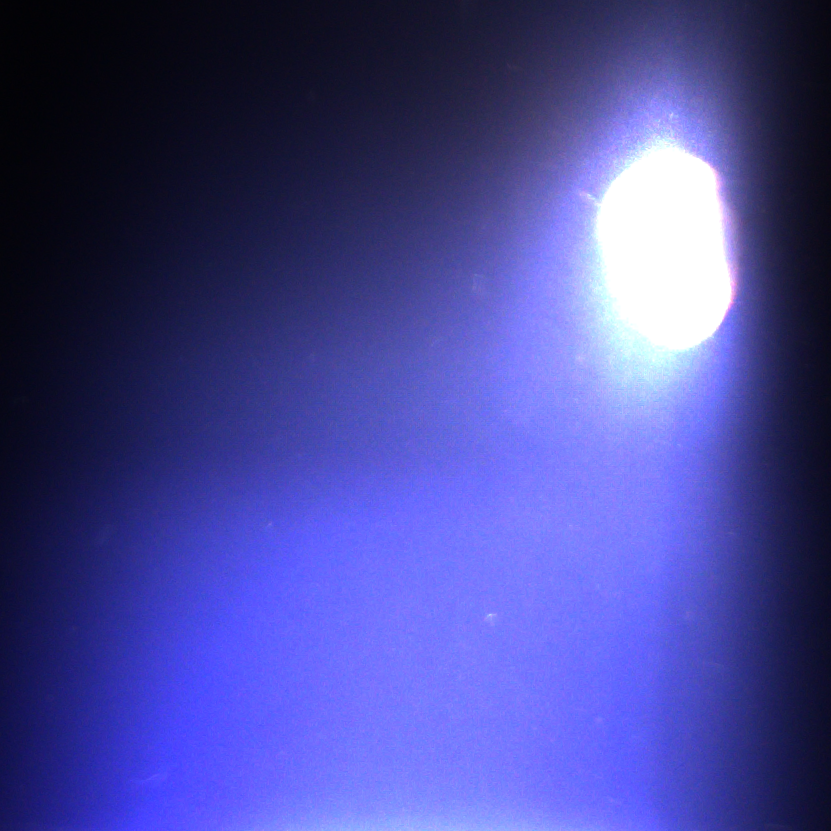
#> input picture Datasets/0degree_notResized/134/20220425_143628.png, 831 x 831 px, found by its file name
$ jupyter execute --allow-errors TestGrabCut.ipynb
#> lines starting #> are read from the running program, lines starting #| are printed output that depends on the picture
[cell 1]
import numpy as np
import cv2 as cv
from matplotlib import pyplot as plt
from google.colab.patches import cv2_imshow

[cell 2]
img = cv.imread('/content/20220425_143628.png')
#> img is the input picture: shape (831, 831, 3); mean B, G, R 152.2, 72.2, 71.7
#cv2_imshow(img)
plt.imshow(img),plt.colorbar(),plt.show()
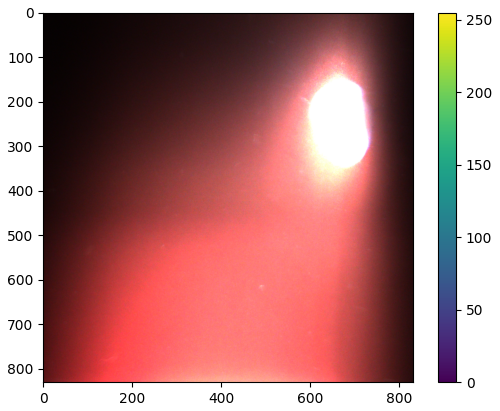
#> figure drawn by matplotlib, 2 panels; B, G, R data is drawn as R, G, B

[cell 3]
cropped_image = img[1000:2800, 1700:3000]
#> cropped_image = empty array
#cv2_imshow(cropped_image)
#> (the rest of this cell did not finish here and is left out)

[cell 4]
scale_percent = 50
width = int(cropped_image.shape[1] * scale_percent / 100)
#> width = 0
height = int(cropped_image.shape[0] * scale_percent / 100)
#> height = 0

dsize = (width, height)
#> dsize = (0, 0)
#> (the rest of this cell did not finish here and is left out)

[cell 5]
image = cropped_image
#> image = empty array
mask = np.zeros(image.shape[:2],np.uint8)
#> mask = empty array
bgdModel = np.zeros((1,65),np.float64)
fgdModel = np.zeros((1,65),np.float64)
rect = (200,400,800,1200)
#> (the rest of this cell did not finish here and is left out)


$ run again, with Datasets/0degree_notResized/134/20220425_143638.png copied over Datasets/0degree_notResized/134/20220425_143628.png
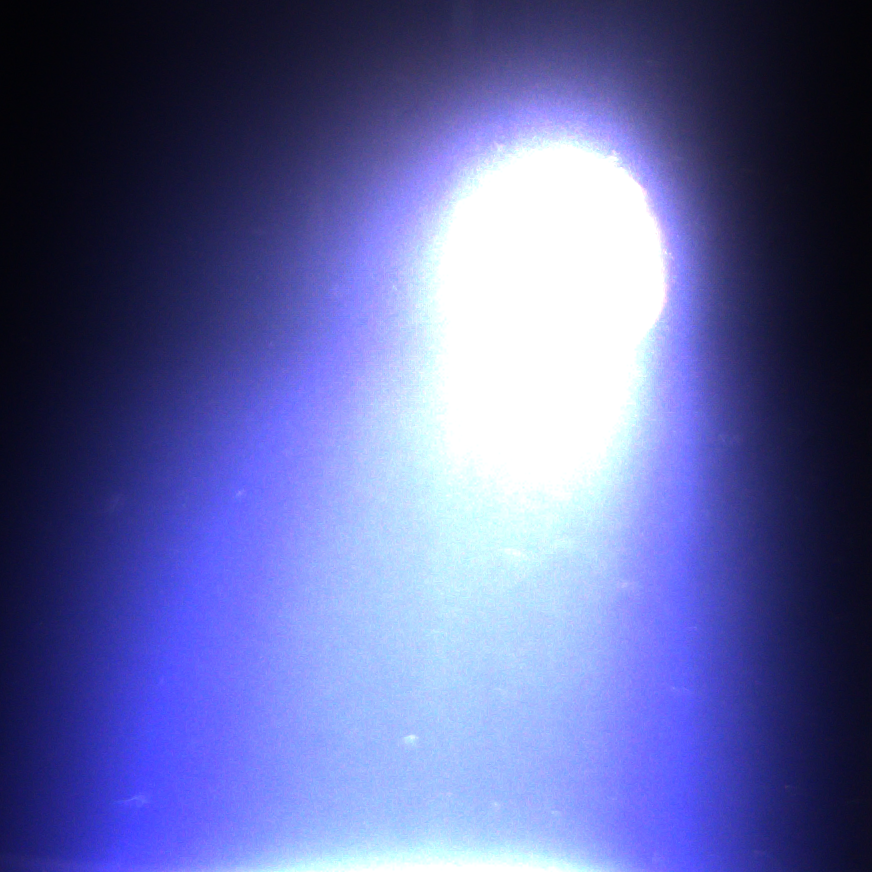
#> input picture Datasets/0degree_notResized/134/20220425_143638.png, 872 x 872 px, found by its file name
#> img is the input picture: shape (872, 872, 3); mean B, G, R 164, 103.1, 97.8
#> `plt.imshow(img),plt.colorbar(),plt.show()`:
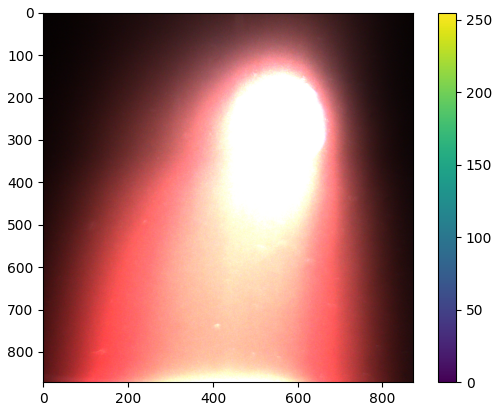
#> figure drawn by matplotlib, 2 panels; B, G, R data is drawn as R, G, B
#> cropped_image = empty array
